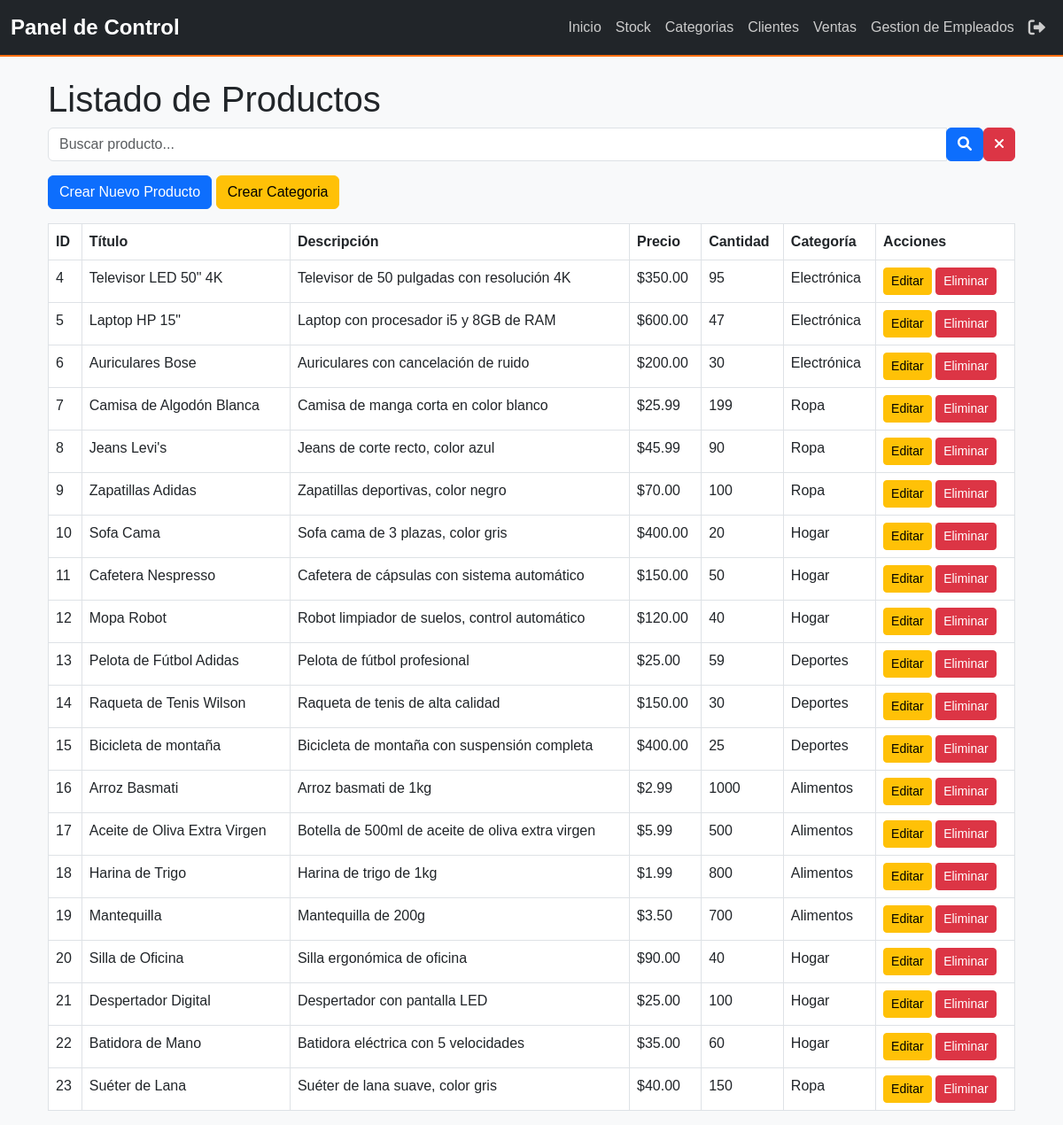
The app's page /productos/ (signed in) with its own data.
### myapp/models.py (models this page shows, shortened)
class Producto(models.Model):
    titulo = models.CharField(max_length=200)  # Título del producto
    descripcion = models.TextField()  # Descripción del producto
    precio = models.DecimalField(max_digits=10, decimal_places=2)  # Precio del producto
    cantidad = models.PositiveIntegerField()  # Cantidad disponible
    categoria = models.ForeignKey(Categoria, on_delete=models.CASCADE, related_name='productos')
    fecha_creacion = models.DateTimeField(auto_now_add=True)  # Fecha de creación del producto
    ultima_actualizacion = models.DateTimeField(auto_now=True)  # Fecha de última actualización del producto

class Categoria(models.Model):
    nombre = models.CharField(max_length=100)  # Nombre único para evitar duplicados
    descripcion = models.TextField(blank=True, null=True)  # Descripción opcional de la categoría

### myapp/views.py (the view)
# urls.py: path('productos/', views.ProductoListView.as_view(), name='producto_list'),
class ProductoListView(ListView):
    model = Producto
    template_name = "productos/producto_list.html"
    context_object_name = "productos"
    def get_queryset(self):
        queryset = super().get_queryset()
        query = self.request.GET.get('q')
        if query:
            queryset = queryset.filter(titulo__icontains=query)  # Filtra productos cuyo título contenga la cadena
        return queryset

### myapp/context_processors.py (called while the page is built)
def user_role(request):
    if request.user.is_authenticated:
        if request.user.groups.filter(name='Encargado').exists():
            return {'role': 'Encargado'}
        elif request.user.groups.filter(name='Empleados').exists():
            return {'role': 'Empleados'}
        else:
            return {'role': 'Invitado'}
    return {'role': 'Invitado'}

### myapp/templates/productos/producto_list.html
{% extends '../base.html' %}
{% block content %}
    <div class="container mt-4">
        <h1>Listado de Productos</h1>
        <form method="get" class="form-inline mb-3 d-flex align-items-center">
            <div class="input-group">
                <input type="text" name="q" class="form-control" placeholder="Buscar producto..." value="{{ request.GET.q }}">
                <div class="input-group-append">
                    <button type="submit" class="btn btn-primary">
                        <i class="fas fa-search"></i>
                    </button>
                </div>
            </div>
            <a href="{% url 'producto_list' %}" class="btn btn-danger ml-2">
                <i class="fas fa-times"></i>
            </a>
        </form>
        <a href="{% url 'producto_create' %}" class="btn btn-primary mb-3">Crear Nuevo Producto</a>
        <a href="{% url 'categoria_list' %}" class="btn btn-warning mb-3">Crear Categoria</a>
        <table class="table table-bordered">
            <thead>
                <tr>
                    <th>ID</th>
                    <th>Título</th>
                    <th>Descripción</th>
                    <th>Precio</th>
                    <th>Cantidad</th>
                    <th>Categoría</th>
                    <th>Acciones</th>
                </tr>
            </thead>
            <tbody>
                {% for producto in productos %}
                    <tr>
                        <td>{{ producto.id }}</td>
                        <td>{{ producto.titulo }}</td>
                        <td>{{ producto.descripcion }}</td>
                        <td>${{ producto.precio }}</td>
                        <td>{{ producto.cantidad }}</td>
                        <td>{{ producto.categoria.nombre }}</td>
                        <td>
                            <a href="{% url 'producto_update' producto.id %}" class="btn btn-warning btn-sm">Editar</a>
                            <a href="{% url 'producto_delete' producto.id %}" class="btn btn-danger btn-sm">Eliminar</a>
                        </td>
                    </tr>
                {% endfor %}
            </tbody>
        </table>
    </div>
{% endblock %}

### myapp/static/css/styles.css (style rules this page uses)
body { font-family: 'Arial', sans-serif; background-color: #f4f6f9; margin: 0; padding: 0; }

### records on screen
Producto: id "4", titulo "Televisor LED 50\" 4K", descripcion "Televisor de 50 pulgadas con resolución 4K", precio "350.00", cantidad "95", categoria.nombre "Electrónica"
Producto: id "5", titulo "Laptop HP 15\"", descripcion "Laptop con procesador i5 y 8GB de RAM", precio "600.00", cantidad "47", categoria.nombre "Electrónica"
Producto: id "6", titulo "Auriculares Bose", descripcion "Auriculares con cancelación de ruido", precio "200.00", cantidad "30", categoria.nombre "Electrónica"
Producto: id "7", titulo "Camisa de Algodón Blanca", descripcion "Camisa de manga corta en color blanco", precio "25.99", cantidad "199", categoria.nombre "Ropa"
Producto: id "8", titulo "Jeans Levi's", descripcion "Jeans de corte recto, color azul", precio "45.99", cantidad "90", categoria.nombre "Ropa"
Producto: id "9", titulo "Zapatillas Adidas", descripcion "Zapatillas deportivas, color negro", precio "70.00", cantidad "100", categoria.nombre "Ropa"
Producto: id "10", titulo "Sofa Cama", descripcion "Sofa cama de 3 plazas, color gris", precio "400.00", cantidad "20", categoria.nombre "Hogar"
Producto: id "11", titulo "Cafetera Nespresso", descripcion "Cafetera de cápsulas con sistema automático", precio "150.00", cantidad "50", categoria.nombre "Hogar"
Producto: id "12", titulo "Mopa Robot", descripcion "Robot limpiador de suelos, control automático", precio "120.00", cantidad "40", categoria.nombre "Hogar"
Producto: id "13", titulo "Pelota de Fútbol Adidas", descripcion "Pelota de fútbol profesional", precio "25.00", cantidad "59", categoria.nombre "Deportes"
Producto: id "14", titulo "Raqueta de Tenis Wilson", descripcion "Raqueta de tenis de alta calidad", precio "150.00", cantidad "30", categoria.nombre "Deportes"
Producto: id "15", titulo "Bicicleta de montaña", descripcion "Bicicleta de montaña con suspensión completa", precio "400.00", cantidad "25", categoria.nombre "Deportes"
Producto: id "16", titulo "Arroz Basmati", descripcion "Arroz basmati de 1kg", precio "2.99", cantidad "1000", categoria.nombre "Alimentos"
Producto: id "17", titulo "Aceite de Oliva Extra Virgen", descripcion "Botella de 500ml de aceite de oliva extra virgen", precio "5.99", cantidad "500", categoria.nombre "Alimentos"
Producto: id "18", titulo "Harina de Trigo", descripcion "Harina de trigo de 1kg", precio "1.99", cantidad "800", categoria.nombre "Alimentos"
Producto: id "19", titulo "Mantequilla", descripcion "Mantequilla de 200g", precio "3.50", cantidad "700", categoria.nombre "Alimentos"
Producto: id "20", titulo "Silla de Oficina", descripcion "Silla ergonómica de oficina", precio "90.00", cantidad "40", categoria.nombre "Hogar"
Producto: id "21", titulo "Despertador Digital", descripcion "Despertador con pantalla LED", precio "25.00", cantidad "100", categoria.nombre "Hogar"
Producto: id "22", titulo "Batidora de Mano", descripcion "Batidora eléctrica con 5 velocidades", precio "35.00", cantidad "60", categoria.nombre "Hogar"
Producto: id "23", titulo "Suéter de Lana", descripcion "Suéter de lana suave, color gris", precio "40.00", cantidad "150", categoria.nombre "Ropa"
